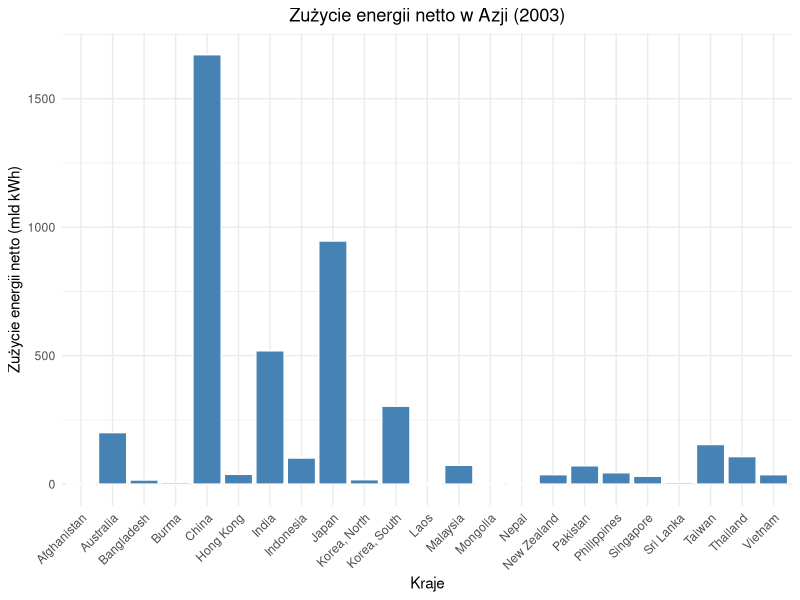
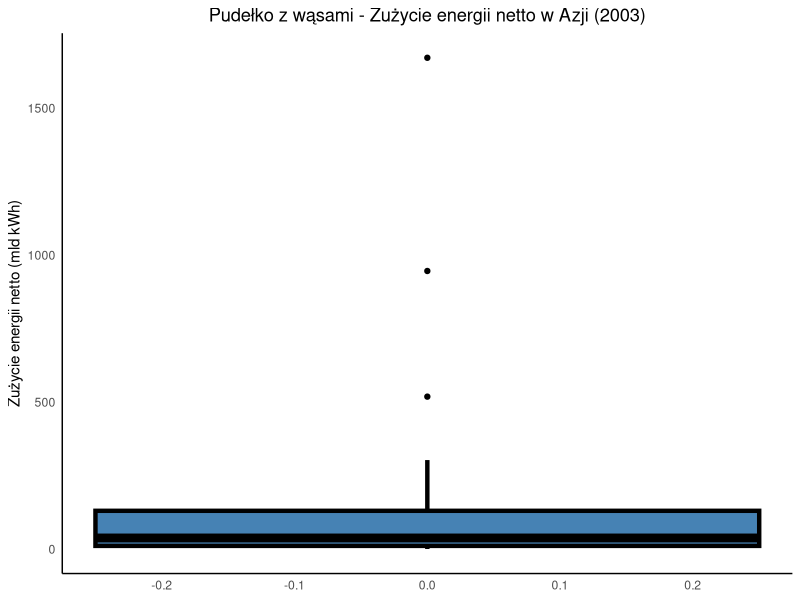
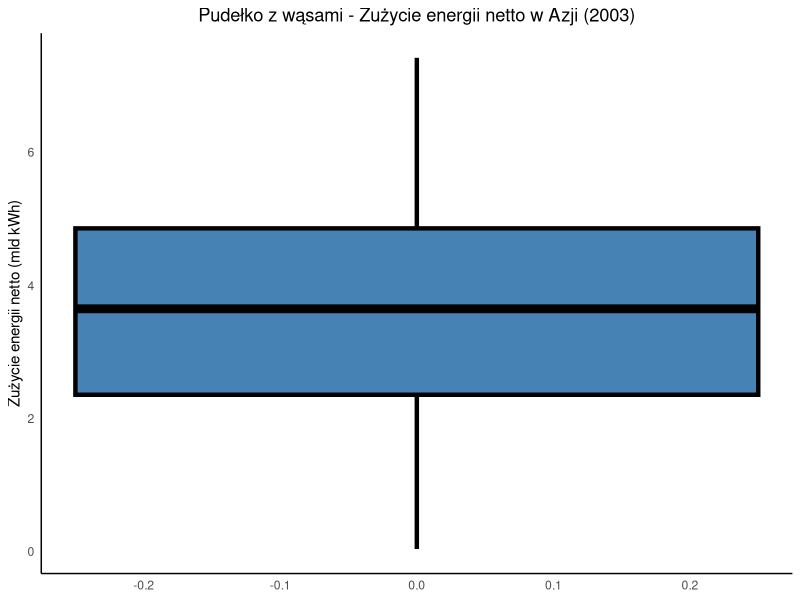
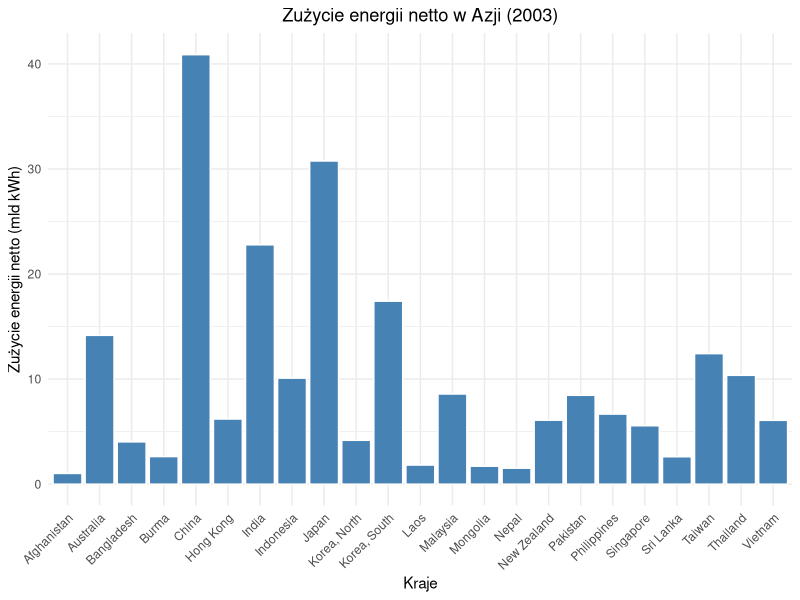
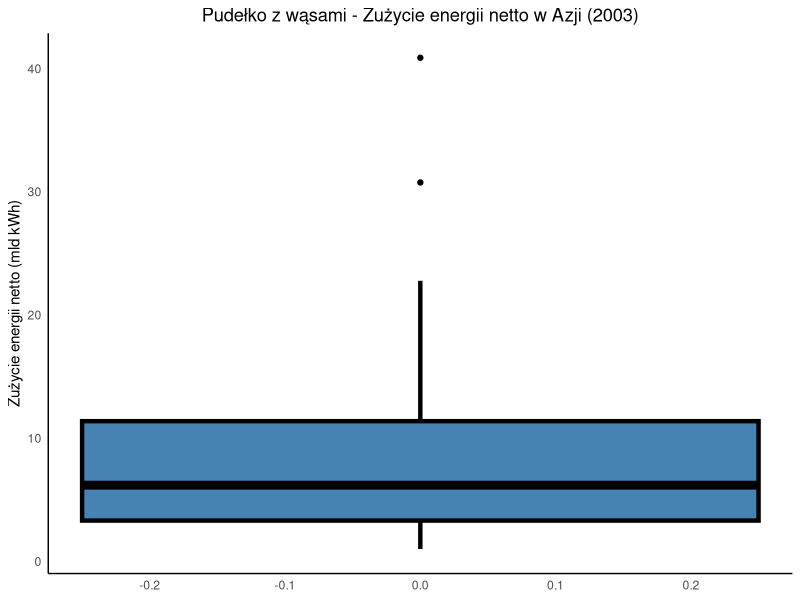
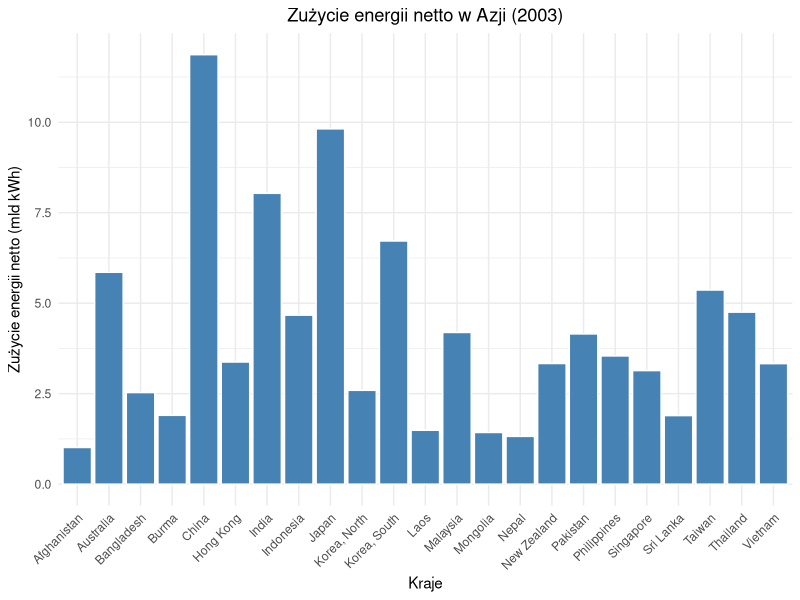
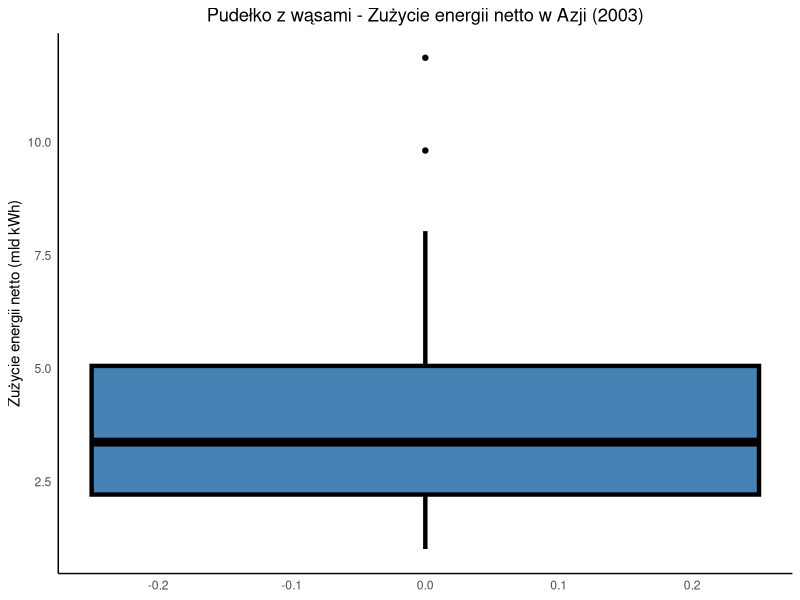

The R source for these figures, in order:
# Wczytanie pakietów
# install.packages("tseries")
# install.packages("readxl")
# install.packages("ggplot2")

library(readxl)
library(ggplot2)
library(tseries)

# Wczytanie danych z pliku
data <- read_excel("Data/energy.xlsx")

print(colnames(data))

# Usunięcie ostatniego wiersza/podsumowującego
data <- data[-nrow(data), ]

energy <- data$"Billions of Kilowatt-Hours"

# Obliczenie statystyk
mean_value <- mean(energy)
variance <- var(energy)
std_dev <- sd(energy)
median_value <- median(energy)
q1 <- quantile(energy, 0.25)
q3 <- quantile(energy, 0.75)
min_value <- min(energy)
max_value <- max(energy)
iqr <- IQR(energy)
skewness <- sum((energy - mean_value)^3) / (length(energy) * std_dev^3)
kurtosis <- sum((energy - mean_value)^4) / (length(energy) * std_dev^4) - 3

# Wyświetlenie wyników
cat("Średnia z próby:", mean_value, "\n")
cat("Wariancja z próby:", variance, "\n")
cat("Odchylenie standardowe z próby:", std_dev, "\n")
cat("Mediana:", median_value, "\n")
cat("Pierwszy kwartyl:", q1, "\n")
cat("Trzeci kwartyl:", q3, "\n")
cat("Minimum:", min_value, "\n")
cat("Maximum:", max_value, "\n")
cat("Rozstęp międzykwartylowy:", iqr, "\n")
cat("Skośność:", skewness, "\n")
cat("Kurtoza:", kurtosis, "\n")


binwidth <- IQR(energy) / 4

# Histogram

histogram <- ggplot(data, aes(x = Country)) +
  geom_bar(aes(y = energy), stat = "identity", fill = "steelblue", color = "white") + # nolint
  labs(x = "Kraje", y = "Zużycie energii netto (mld kWh)") +
  ggtitle("Zużycie energii netto w Azji (2003)") +
  theme_minimal() +
  theme(axis.text.x = element_text(angle = 45, hjust = 1),
        plot.title = element_text(hjust = 0.5))

print(histogram) # nolint
#ggsave("histogram_energia.pdf", plot = histogram, device = "pdf") # nolint


#Pudełko z wąsami

boxplot <- ggplot(data, aes(y = energy)) +
  geom_boxplot(fill = "steelblue", color = "black", width = 0.5, lwd = 1.5, lty = 1) + # nolint
  labs(y = "Zużycie energii netto (mld kWh)") +
  ggtitle("Pudełko z wąsami - Zużycie energii netto w Azji (2003)") +
  theme_minimal() +
  theme(panel.grid.major = element_blank(),
        panel.grid.minor = element_blank(), # nolint
        axis.line = element_line(), # nolint
        plot.title = element_text(hjust = 0.5))

print(boxplot) # nolint
#ggsave("boxplot_energia.pdf", plot = boxplot, device = "pdf") # nolint


# Testy normalności
shapiro_result <- shapiro.test(energy)
print(shapiro_result)

ks_result <- ks.test(energy, "pnorm")
print(ks_result)

jarque_result <- jarque.bera.test(energy)
print(jarque_result)


# Przekształcenie logarytmiczne
transformed_log <- log(energy)
print(transformed_log)

histogram <- ggplot(data, aes(x = Country)) +
  geom_bar(aes(y = transformed_log), stat = "identity", fill = "steelblue", color = "white") + # nolint
  labs(x = "Kraje", y = "Zużycie energii netto (mld kWh)") +
  ggtitle("Zużycie energii netto w Azji (2003)") +
  theme_minimal() +
  theme(axis.text.x = element_text(angle = 45, hjust = 1),
        plot.title = element_text(hjust = 0.5))

#print(histogram) # nolint
#ggsave("histogram_energia_log.pdf", plot = histogram, device = "pdf") # nolint

boxplot <- ggplot(data, aes(y = transformed_log)) +
  geom_boxplot(fill = "steelblue", color = "black", width = 0.5, lwd = 1.5, lty = 1) + # nolint
  labs(y = "Zużycie energii netto (mld kWh)") +
  ggtitle("Pudełko z wąsami - Zużycie energii netto w Azji (2003)") +
  theme_minimal() +
  theme(panel.grid.major = element_blank(),
        panel.grid.minor = element_blank(), # nolint
        axis.line = element_line(), # nolint
        plot.title = element_text(hjust = 0.5))

print(boxplot) # nolint
#ggsave("boxplot_energia_log.pdf", plot = boxplot, device = "pdf") # nolint

# Weryfikacja normalności dla przekształcenia logarytmicznego
shapiro_result <- shapiro.test(transformed_log)
jarque_result <- jarque.bera.test(transformed_log)
ks_result <- ks.test(transformed_log, "pnorm")

print("Przekształcenie logarytmiczne:")
print(shapiro_result)
print(jarque_result)
print(ks_result)

# Przekształcenie pierwiastka kwadratowego
transformed_sqrt <- sqrt(energy)

histogram <- ggplot(data, aes(x = Country)) +
  geom_bar(aes(y = transformed_sqrt), stat = "identity", fill = "steelblue", color = "white") + # nolint
  labs(x = "Kraje", y = "Zużycie energii netto (mld kWh)") +
  ggtitle("Zużycie energii netto w Azji (2003)") +
  theme_minimal() +
  theme(axis.text.x = element_text(angle = 45, hjust = 1),
        plot.title = element_text(hjust = 0.5))

print(histogram) # nolint
#ggsave("histogram_energia_sqrt.pdf", plot = histogram, device = "pdf") # nolint

boxplot <- ggplot(data, aes(y = transformed_sqrt)) +
  geom_boxplot(fill = "steelblue", color = "black", width = 0.5, lwd = 1.5, lty = 1) + # nolint
  labs(y = "Zużycie energii netto (mld kWh)") +
  ggtitle("Pudełko z wąsami - Zużycie energii netto w Azji (2003)") +
  theme_minimal() +
  theme(panel.grid.major = element_blank(),
        panel.grid.minor = element_blank(), # nolint
        axis.line = element_line(), # nolint
        plot.title = element_text(hjust = 0.5))

print(boxplot) # nolint
#ggsave("boxplot_energia_sqrt.pdf", plot = boxplot, device = "pdf") # nolint

# Weryfikacja normalności dla przekształcenia pierwiastka kwadratowego
shapiro_result <- shapiro.test(transformed_sqrt)
jarque_result <- jarque.bera.test(transformed_sqrt)
ks_result <- ks.test(transformed_sqrt, "pnorm")

print("Przekształcenie pierwiastka kwadratowego:")
print(shapiro_result)
print(jarque_result)
print(ks_result)

# Przekształcenie pierwiastka sześciennego
transformed_cbrt <- energy^(1/3)

histogram <- ggplot(data, aes(x = Country)) +
  geom_bar(aes(y = transformed_cbrt), stat = "identity", fill = "steelblue", color = "white") + # nolint
  labs(x = "Kraje", y = "Zużycie energii netto (mld kWh)") +
  ggtitle("Zużycie energii netto w Azji (2003)") +
  theme_minimal() +
  theme(axis.text.x = element_text(angle = 45, hjust = 1),
        plot.title = element_text(hjust = 0.5))

print(histogram) # nolint
#ggsave("histogram_energia_cbrt.pdf", plot = histogram, device = "pdf") # nolint

boxplot <- ggplot(data, aes(y = transformed_cbrt)) +
  geom_boxplot(fill = "steelblue", color = "black", width = 0.5, lwd = 1.5, lty = 1) + # nolint
  labs(y = "Zużycie energii netto (mld kWh)") +
  ggtitle("Pudełko z wąsami - Zużycie energii netto w Azji (2003)") +
  theme_minimal() +
  theme(panel.grid.major = element_blank(),
        panel.grid.minor = element_blank(), # nolint
        axis.line = element_line(), # nolint
        plot.title = element_text(hjust = 0.5))

print(boxplot) # nolint
#ggsave("boxplot_energia_cbrt.pdf", plot = boxplot, device = "pdf") # nolint

# Weryfikacja normalności dla przekształcenia pierwiastka sześciennego
shapiro_result <- shapiro.test(transformed_cbrt)
jarque_result <- jarque.bera.test(transformed_cbrt)
ks_result <- ks.test(transformed_cbrt, "pnorm")

print("Przekształcenie pierwiastka sześciennego:")
print(shapiro_result)
print(jarque_result)
print(ks_result)
